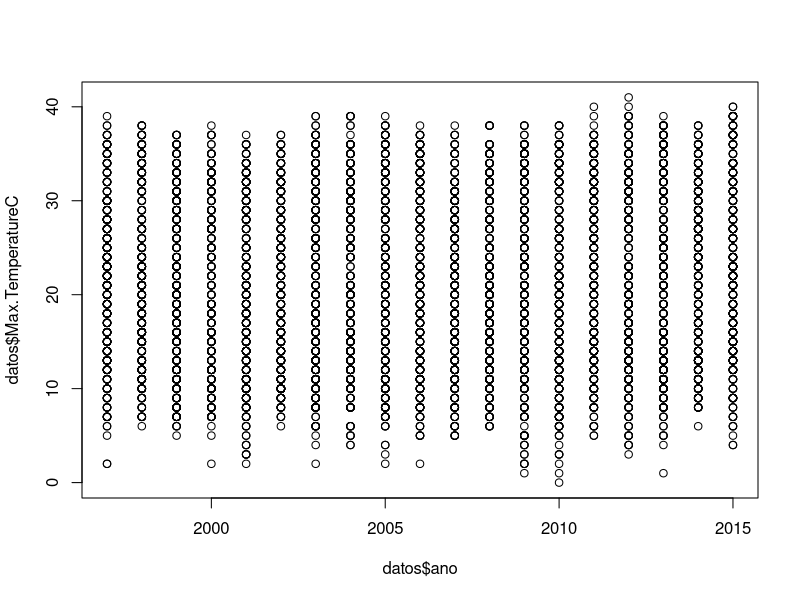
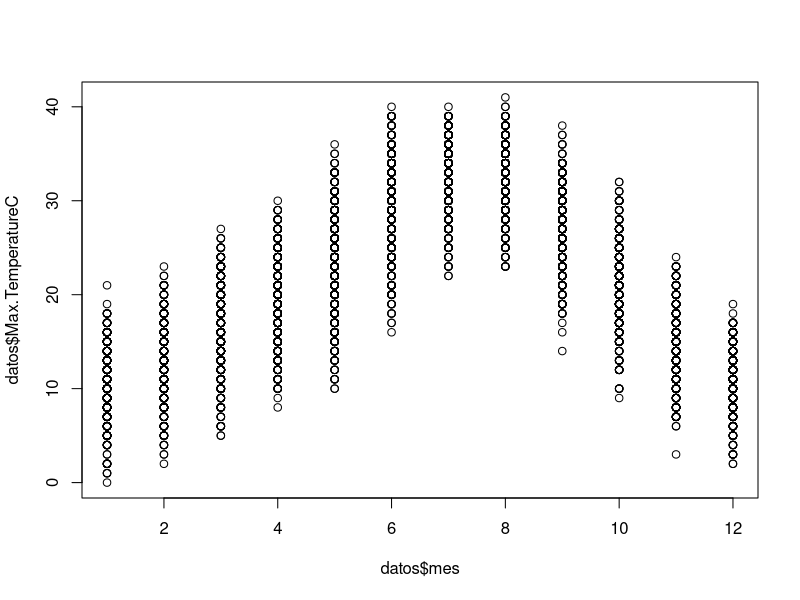
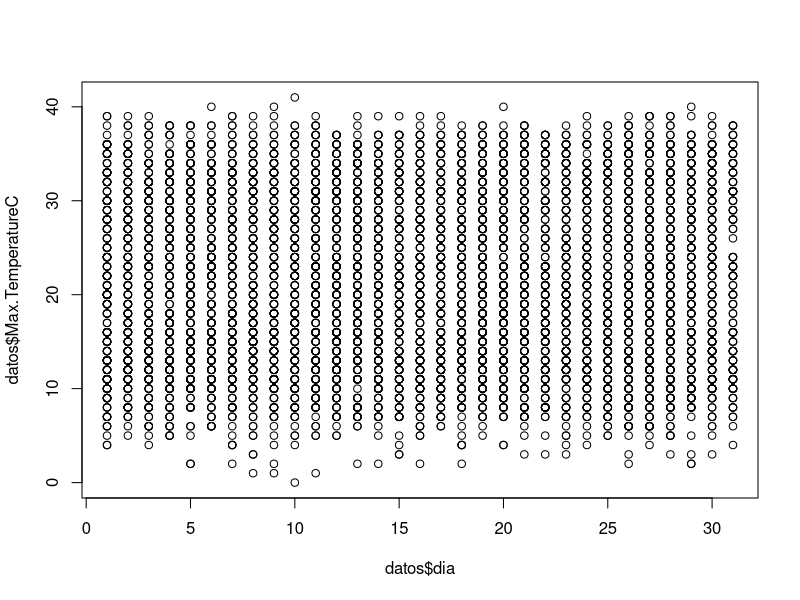
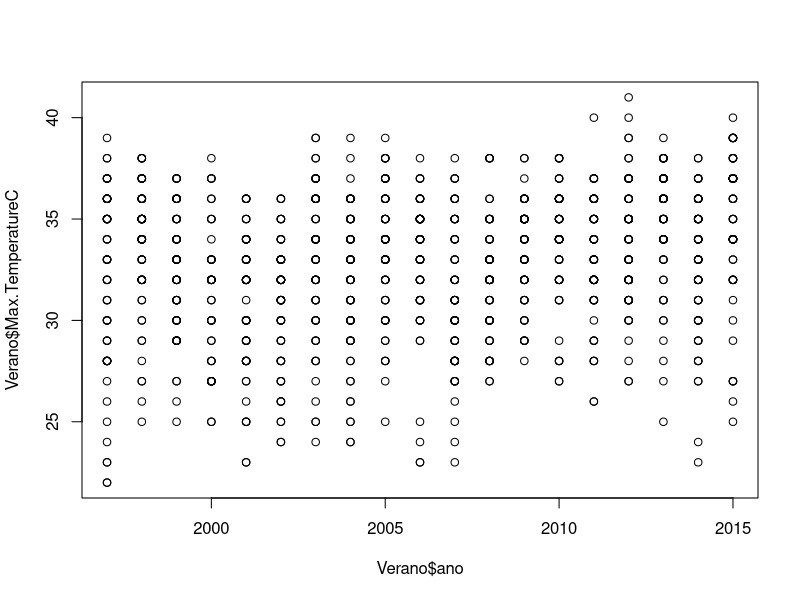
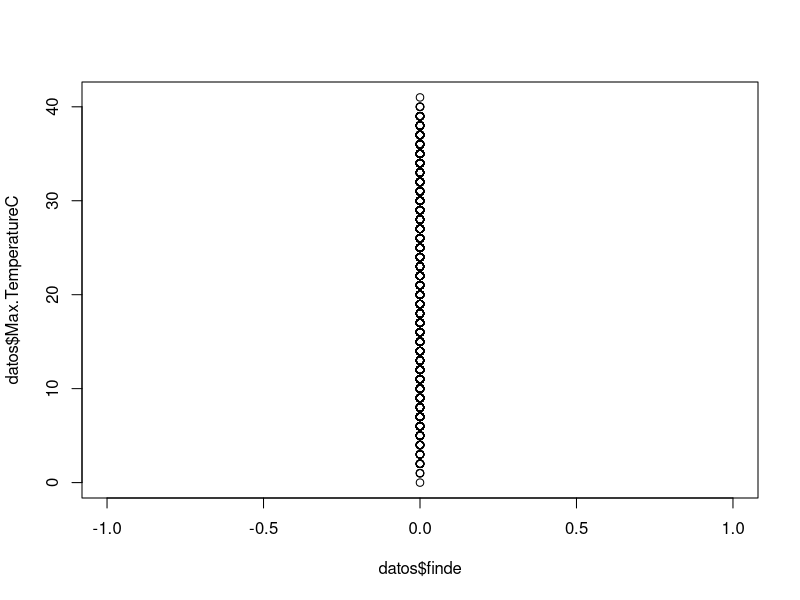

Generate these figures, in order, with R:
# Limpiamos el directorio de trabajo.
rm(list=ls())

# Cargamos los datos.
datos=read.csv("Ejemplo_4.csv",sep=";")

# Mostramos los datos
show(datos)

# Realizamos un resumen estadistico de los datos.
summary(datos)

#Comprobamos el tipo de dato de la fecha.
class(datos$CET)

# Lo transformamos en formato fecha.
datos$CET <- as.POSIXct(as.character(datos$CET), format="%d/%m/%Y")

# Comprobamos que el cambio se ha realizado correctamente.
class(datos$CET)

# Extraemos el a.
library(lubridate)
datos$ano <- year(datos$CET)

# Extraemos el mes.
datos$mes <- month(datos$CET)

# Extraemos el dia.
datos$dia <- day(datos$CET)

# Dibujamos la temperatura maxima en funcion del a.
plot(datos$ano,datos$Max.TemperatureC)

# Dibujamos la temperatura maxima en funcion del mes.
plot(datos$mes,datos$Max.TemperatureC)

# Dibujamos la temperatu maxima en funcion del dia.
plot(datos$dia,datos$Max.TemperatureC)


# Creamos un subconjunto de datos con julio y agosto.
Verano=datos[datos$mes==7 | datos$mes==8,]

# Graficamos en funcion del a.
plot(Verano$ano,Verano$Max.TemperatureC)


# Extraemos el dia de la semana.
datos$diasemana = weekdays(as.Date(datos$CET))

# Separamos el sabado y el domingo.
datos$finde = 0
datos$finde[datos$diasemana == "s畸ado" | datos$diasemana == "domingo"]=1

#Graficamos en funcion del dia de la semana.
plot(datos$finde,datos$Max.TemperatureC)

# Calculamos la media del finde
datos$Max.TemperatureC=as.numeric(datos$Max.TemperatureC)
mediafinde=mean(datos$Max.TemperatureC[datos$finde==1],na.rm=TRUE)
mediasemana=mean(datos$Max.TemperatureC[datos$finde==0],na.rm=TRUE)
